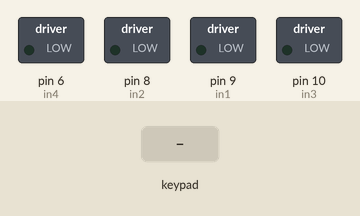
A sketch run on a simulated Arduino Uno, built with avr-gcc and run on an emulated ATmega328P. On the bench: switched loads named in the sketch (green lamp = pin HIGH). The test bench sets the inputs (shaded band). What the sketch prints to the serial monitor is not drawn.

Above: at 1.2 s.
1.3 s: keypad keys 3 4 5 7 pressed 0.4 s apart
At 2.9 s:
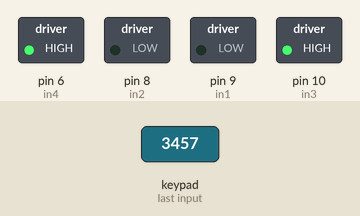
4.4 s: key '1' pressed
At 5.6 s:
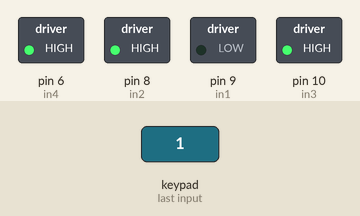
5.9 s: key '4' pressed
At 7.1 s:
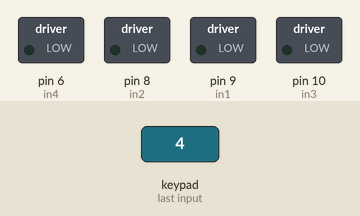
7.4 s: keypad keys 2 1 1 pressed 0.4 s apart
At 7.61 s:
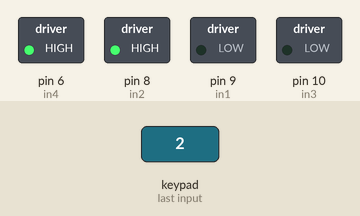
Timing chart, 0 to 10.4 s (numbered marks = the images above; inputs shaded):
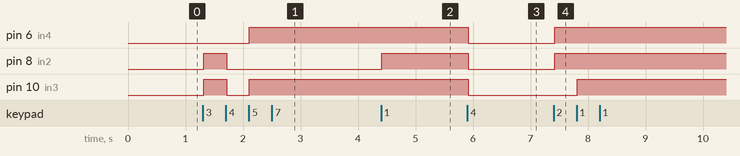

The sketch:

Inflashoe_code.ino
```cpp
//InflaShoe
#include <Keypad.h>
const byte ROWS = 2; // Four rows
const byte COLS = 4; // Four columns
// Define the Keymap
char keys[ROWS][COLS] = {{'1','2','3','4'},
                         {'5','6','7','8'}};
// Connect keypad ROW0, ROW1, ROW2 and ROW3 to these Arduino pins.
byte rowPins[ROWS] = {2,11};
// Connect keypad COL0, COL1 and COL2 to these Arduino pins.
byte colPins[COLS] = {3,4,5,7};
// Create the Keypad
Keypad kpd = Keypad( makeKeymap(keys), rowPins, colPins, ROWS, COLS );
// connect motor controller pins to Arduino digital pins
// pump pins
int in1 = 9;
int in2 = 8;
//valve pins
int in4 = 6; //valve1
int in3 = 10; //valve2
char key;
char flag;
void setup()
{
  // set all the motor control pins to outputs
  pinMode(in1, OUTPUT);
  pinMode(in2, OUTPUT);

  pinMode(in4, OUTPUT);
  digitalWrite(in4, LOW);  //initially close valve1
   pinMode(in3, OUTPUT);
  digitalWrite(in3, LOW);  //initially close valve2
  Serial.begin(9600);

}
// this function will run the motor at a fixed speed to inflate
void pump_start()
{
  digitalWrite(in1, LOW);    //change motor directions to inflate
  digitalWrite(in2, HIGH);
}

//
void open_valve1(){
  digitalWrite(in4, HIGH);    //open valve1

}
void open_valve2(){
  digitalWrite(in3, HIGH);    //open valve2
 }

void turn_off()
{
   digitalWrite(in1, LOW);    //turn off pump
   digitalWrite(in2, LOW);
   digitalWrite(in4, LOW);    //close valve1
   digitalWrite(in3, LOW);    //close valve2
}

void loop()
{
   key = kpd.getKey();
   delay(10);
  if(key){
    if(key == '1'){
      flag='1';
    }
    else if(key == '2'){
      flag='2';
    }
    else if(key == '3'){
      flag='3';
    }
    else if(key == '4'){
      flag='4';
    }
     else if(key == '5'){
      flag='5';
    }
     else if(key == '6'){
      flag='6';
    }
     else if(key == '7'){
       flag='7';
    }
  }
  //button 1 pressed, inflate both
  if(flag == '1'){
    pump_start();
    open_valve1();
    open_valve2();
    Serial.print(flag);
  } //button 2 pressed, inflate front
  else if(flag == '2'){
    pump_start();
    open_valve1();
    Serial.print(flag);
  } //button 3 pressed, inflate back
  else if(flag == '3'){
    pump_start();
    open_valve2();
    Serial.print(flag);
  } //button 4 pressed, turn off everything
  else if(flag == '4'){
    turn_off();
    Serial.print(flag);
  } //button 5 pressed, deflate both
   else if(flag == '5'){
    open_valve1();
    open_valve2();

    Serial.print(flag);
  } //button 6 pressed, deflate front
   else if(flag == '6'){
    open_valve1();
    Serial.print(flag);
  } //button 7 pressed, deflate back
   else if(flag == '7'){
    open_valve2();
    Serial.print(flag);
  }

}
```

Measured:
- after the input at 1.3 s, pin 6 (in4): LOW → HIGH after 0.81 s; pin 8 (in2): LOW → HIGH at once, → LOW 0.40 s later; pin 10 (in3): LOW → HIGH at once, → LOW 0.40 s later, → HIGH 0.40 s later
- after the input at 4.4 s, pin 8 (in2): LOW → HIGH at once
- after the input at 5.9 s, pin 6 (in4), pin 8 (in2), pin 10 (in3): HIGH → LOW at once
- after the input at 7.4 s, pin 6 (in4), pin 8 (in2): LOW → HIGH at once; pin 10 (in3): LOW → HIGH after 0.42 s
